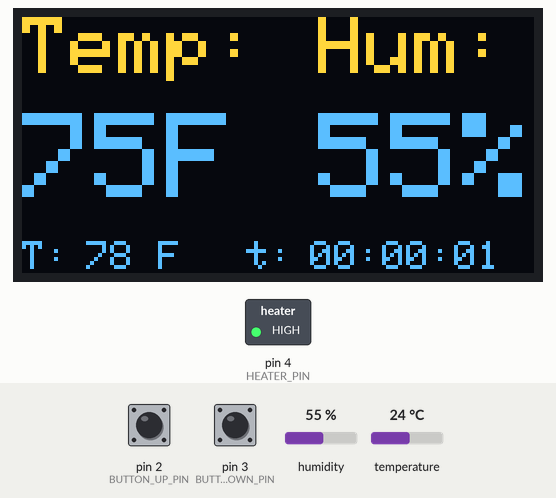
Simulated run of this sketch. Board: Arduino Uno, built with avr-gcc and run on an emulated ATmega328P. Parts: 128×64 one-colour display, switched loads named in the sketch (green lamp = pin HIGH). The inputs (shaded band) are chosen by the test bench; at power-on: temperature 24 °C, pin 2 (BUTTON_UP_PIN) HIGH, pin 3 (BUTTON_DOWN_PIN) HIGH, humidity 55 %. The OLED is the two-colour kind (top 16 rows yellow); what the sketch prints to the serial monitor is not drawn.

Above: at 1.7 s.
1.8 s: temperature set to 25.4 °C
At 4.8 s:
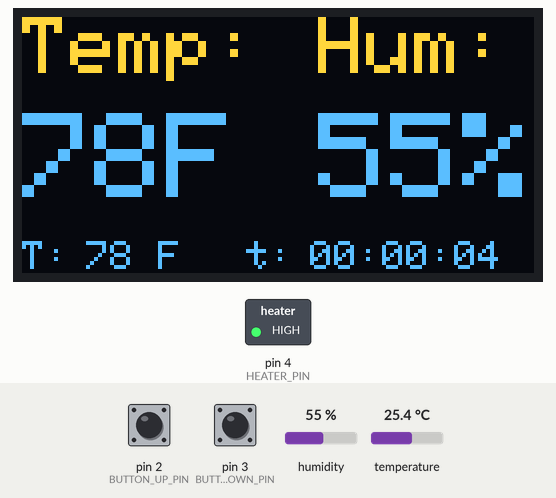
7.5 s: temperature set to 26.5 °C
At 10.8 s:
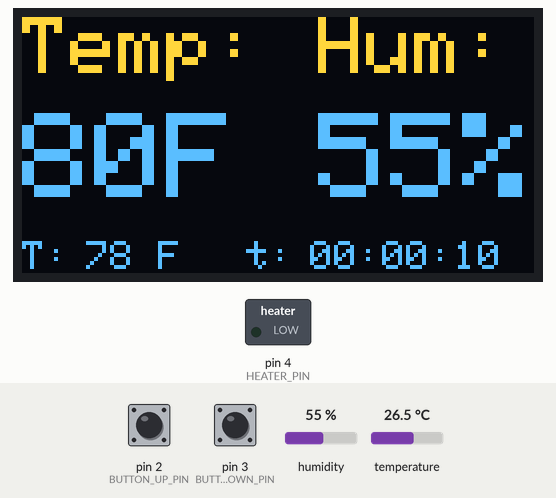
15.3 s: pin 2 (BUTTON_UP_PIN) pulled LOW for 0.15 s
At 16.5 s:
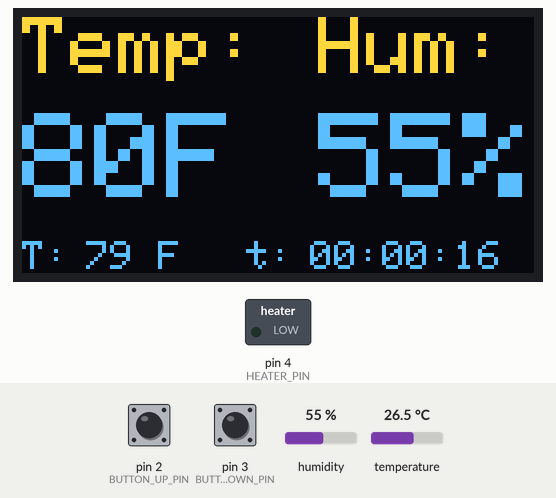
17.5 s: pin 3 (BUTTON_DOWN_PIN) pulled LOW for 0.15 s
At 18.8 s:
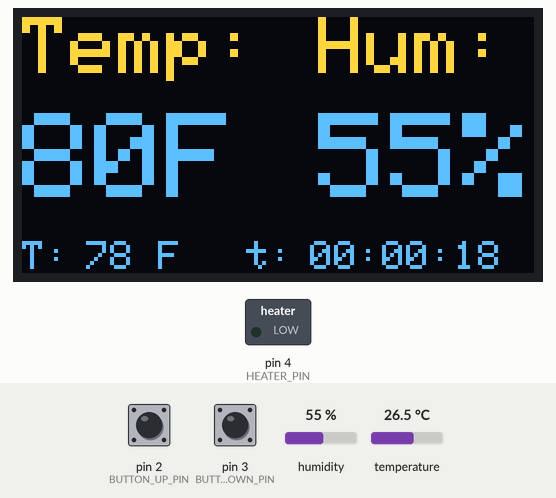
19.5 s: pin 2 (BUTTON_UP_PIN) pulled LOW for 1 s
At 21.4 s:
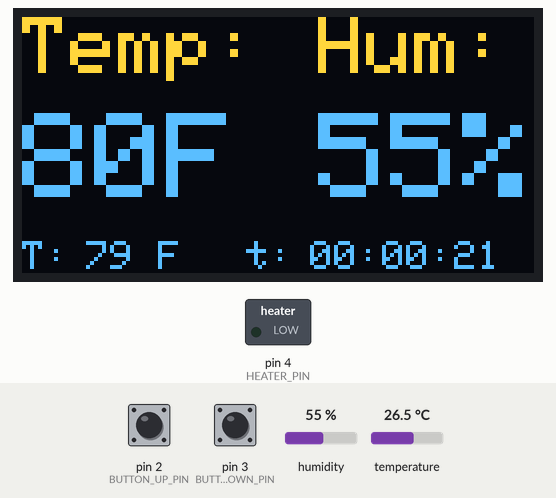
Timing chart, 0 to 22.9 s (numbered marks = the images above; inputs shaded):
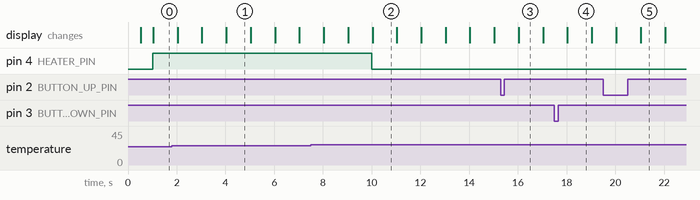

The sketch:

sourdough_box_0.01_sketch_dec11f.ino
```cpp
#include <DHT.h>
#include <DHT_U.h>
#include <Adafruit_SSD1306.h>
#include <splash.h>
#include <Adafruit_GFX.h>

#define DHTPIN 5
#define DHTTYPE DHT21

#define SCREEN_WIDTH 128
#define SCREEN_HEIGHT 64
#define SCREEN_I2C_ADDRESS 0x3C
#define OLED_RESET_PIN -1

DHT dht(DHTPIN, DHTTYPE);
Adafruit_SSD1306 screen(SCREEN_WIDTH, SCREEN_HEIGHT, &Wire, OLED_RESET_PIN);
int TEMP_SETPOINT = 78;
int TEMP_TOLERANCE = 1;
int BUTTON_UP_PIN = 2;
int BUTTON_DOWN_PIN = 3;
int HEATER_PIN = 4;
unsigned long startMillis = millis();
unsigned long currentMillis;
unsigned long oldMillis = millis();
char time[9];
const unsigned long tempRefreshMillis = 1000;
const unsigned long debounceDelay = 100;
unsigned long lastDebounceTime = 0;
int buttonUpState;
int buttonDownState;
int lastButtonUpState = HIGH;
int lastButtonDownState = HIGH;
bool newButtonUpPush;
bool newButtonDownPush;
int HEATER_STATUS; // 1 belowON, 2 aboveOFF, 3 betweenOFF, 4 betweenON

void setup() {
  pinMode(BUTTON_UP_PIN, INPUT_PULLUP);
  pinMode(BUTTON_DOWN_PIN, INPUT_PULLUP);
  pinMode(HEATER_PIN, OUTPUT);
  dht.begin();
  Serial.begin(115200);
  delay(500);
  Serial.println();
  Serial.println("Time\tSetpoint\tT\tH\tHEATER STATE");
  screen.begin(SSD1306_SWITCHCAPVCC, SCREEN_I2C_ADDRESS);
  bool newButtonUpPush = true;
  bool newButtonDownPush = true;
}

void loop() {
  currentMillis = millis();     // get the current "time" (milliseconds since program started)
  int seconds = currentMillis/1000;
  int minutes = currentMillis/60000;
  int hours = currentMillis/3600000;
  seconds %= 60;
  minutes %= 60;
  hours %= 24;
  sprintf(time,"%02d:%02d:%02d",hours,minutes,seconds);

  // read button inputs to change temperature setpoint
  int buttonUpReading = digitalRead(2);
  int buttonDownReading = digitalRead(3);

  if (buttonUpReading != lastButtonUpState || buttonDownReading != lastButtonDownState) {
    lastDebounceTime = millis();
  }

  if ((millis() - lastDebounceTime) > debounceDelay) {
    if (buttonUpReading != buttonUpState) {
      buttonUpState = buttonUpReading;
      if (buttonUpState == HIGH) {
        TEMP_SETPOINT++;
      }
    }
  }

  if ((millis() - lastDebounceTime) > debounceDelay) {
    if (buttonDownReading != buttonDownState) {
      buttonDownState = buttonDownReading;
      if (buttonDownState == HIGH) {
        TEMP_SETPOINT--;
      }
    }
  }

  lastButtonUpState = buttonUpReading;
  lastButtonDownState = buttonDownReading;

  // read temperature and humidity
  if (currentMillis - oldMillis >= tempRefreshMillis)
  {
    oldMillis = millis();
    float t = dht.readTemperature(true);
    float h = dht.readHumidity();

    // Temperature control
    if (t >= TEMP_SETPOINT + TEMP_TOLERANCE) {
      digitalWrite(HEATER_PIN, LOW);
      HEATER_STATUS = 2;
    }
    else if (t <= TEMP_SETPOINT - TEMP_TOLERANCE) {
      digitalWrite(HEATER_PIN, HIGH);
      HEATER_STATUS = 1;
    }
    else if (HEATER_STATUS == "above_OFF" && t < TEMP_SETPOINT + TEMP_TOLERANCE) {
      HEATER_STATUS = 3;
    }
    else if (HEATER_STATUS == "below_ON" && t > TEMP_SETPOINT - TEMP_TOLERANCE) {
      digitalWrite(HEATER_PIN, HIGH);
      HEATER_STATUS = 4;
    }

    // Display Data
    Serial.print(time);
    Serial.print(",\t");
    Serial.print(TEMP_SETPOINT);
    Serial.print(",\t");
    Serial.print(t, 1);
    Serial.print(",\t");
    Serial.print(h, 1);
    Serial.print(",\t");
    Serial.println(HEATER_STATUS);

    screen.clearDisplay();
    screen.setTextSize(2);
    screen.setTextColor(WHITE);
    screen.setCursor(0, 0);
    screen.print("Temp:");
    screen.setCursor(74, 0);
    screen.print("Hum:");

    screen.setTextSize(1);
    screen.setCursor(0,56);
    screen.print("T:");
    screen.setCursor(16, 56);
    screen.print(TEMP_SETPOINT);
    screen.setCursor(34, 56);
    screen.print("F");

    screen.setTextSize(1);
    screen.setCursor(56,56);
    screen.print("t:");
    screen.setCursor(72, 56);
    screen.print(time);
/*    screen.print(hours);
    screen.setCursor(80, 56);
    screen.print(":");
    screen.setCursor(88, 56);
    screen.print(minutes);
    screen.setCursor(104, 56);
    screen.print(":");
    screen.setCursor(112, 56);
    screen.print(seconds);
*/
    if(isnan(h) || isnan(t)){
      screen.setCursor(0, 32);
      screen.print("Failed to read from DHT sensor");
      screen.display();
      return;
    }

    screen.setCursor(0, 24);
    screen.setTextSize(3);
    screen.print(t, 0);
    screen.print("F");

    screen.setCursor(74, 24);
    screen.print(h, 0);
    screen.print("%");

    screen.display();
  }


}
```

Measured:
- the behaviour switches between 26.1 and 26.2 °C on temperature (found by bisection; images 1 and 2)
- after the input at 7.5 s, pin 4 (HEATER_PIN): HIGH → LOW after 2.5 s
- what the display in image 1 shows lasts 1.0 s, from 4.0 s to 5.0 s
